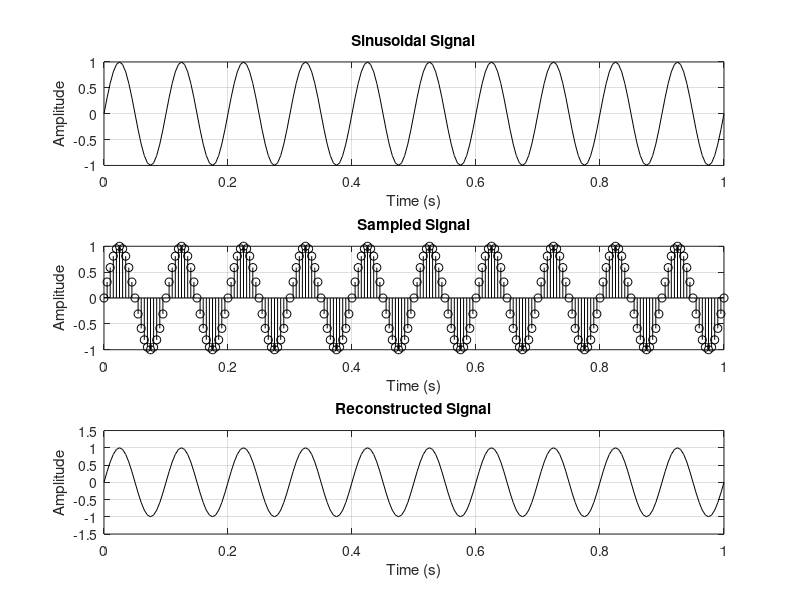

Write the MATLAB code that produced this figure.
clc;
clear all;
close all;
frequency = 10; 
freq_sample = 200; % Sampling rate Hz
time = 0:1/freq_sample:1; 
Signal = sin(2*pi*frequency*time); % Generate the sinusoidal signal
subplot(3,1,1);
plot(time,Signal,'k'); % Plot the original signal
xlabel('Time (s)');
ylabel('Amplitude');
title('Sinusoidal Signal');
grid on;
Ts = 1/freq_sample; % Sampling interval 
n = 0:Ts:1; 
sampled_signal = sin(2*pi*frequency*time); % Sampled signal
subplot(3,1,2);
stem(n,sampled_signal,'k');
xlabel('Time (s)');
ylabel('Amplitude');
title('Sampled Signal');
grid on;
reconstructed = zeros(size(time)); % Initialize the reconstructed signal
for i = 1:length(n)
    reconstructed = reconstructed + sampled_signal(i)*sinc((time-(i-1)*Ts)/Ts);
end
subplot(3,1,3);
plot(time,reconstructed,'k');
xlabel('Time (s)');
ylabel('Amplitude');
title('Reconstructed Signal');
grid on;
%sgtitle('Sampling of a sinusoidal signal and reconstruction of analog signal');